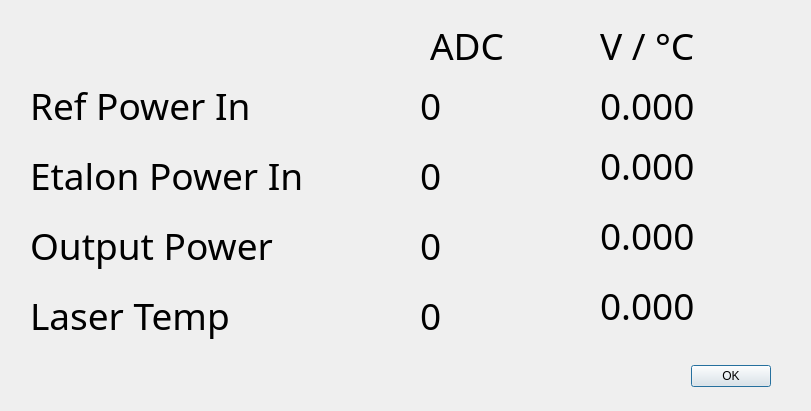
<?xml version="1.0" encoding="UTF-8"?>
<ui version="4.0">
 <class>Dialog</class>
 <widget class="QDialog" name="Dialog">
  <property name="geometry">
   <rect>
    <x>0</x>
    <y>0</y>
    <width>811</width>
    <height>411</height>
   </rect>
  </property>
  <property name="windowTitle">
   <string>Etalon Alignment</string>
  </property>
  <widget class="QDialogButtonBox" name="buttonBox">
   <property name="geometry">
    <rect>
     <x>430</x>
     <y>360</y>
     <width>341</width>
     <height>32</height>
    </rect>
   </property>
   <property name="orientation">
    <enum>Qt::Horizontal</enum>
   </property>
   <property name="standardButtons">
    <set>QDialogButtonBox::Ok</set>
   </property>
  </widget>
  <widget class="QLabel" name="label">
   <property name="geometry">
    <rect>
     <x>30</x>
     <y>80</y>
     <width>281</width>
     <height>51</height>
    </rect>
   </property>
   <property name="font">
    <font>
     <family>Arial Black</family>
     <pointsize>28</pointsize>
     <weight>50</weight>
     <italic>false</italic>
     <bold>false</bold>
    </font>
   </property>
   <property name="text">
    <string>Ref Power In</string>
   </property>
  </widget>
  <widget class="QLabel" name="label_2">
   <property name="geometry">
    <rect>
     <x>30</x>
     <y>150</y>
     <width>331</width>
     <height>51</height>
    </rect>
   </property>
   <property name="font">
    <font>
     <family>Arial Black</family>
     <pointsize>28</pointsize>
     <weight>50</weight>
     <italic>false</italic>
     <bold>false</bold>
    </font>
   </property>
   <property name="text">
    <string>Etalon Power In</string>
   </property>
  </widget>
  <widget class="QLabel" name="label_3">
   <property name="geometry">
    <rect>
     <x>30</x>
     <y>290</y>
     <width>331</width>
     <height>51</height>
    </rect>
   </property>
   <property name="font">
    <font>
     <family>Arial Black</family>
     <pointsize>28</pointsize>
     <weight>50</weight>
     <italic>false</italic>
     <bold>false</bold>
    </font>
   </property>
   <property name="text">
    <string>Laser Temp</string>
   </property>
  </widget>
  <widget class="QLabel" name="label_4">
   <property name="geometry">
    <rect>
     <x>30</x>
     <y>220</y>
     <width>331</width>
     <height>51</height>
    </rect>
   </property>
   <property name="font">
    <font>
     <family>Arial Black</family>
     <pointsize>28</pointsize>
     <weight>50</weight>
     <italic>false</italic>
     <bold>false</bold>
    </font>
   </property>
   <property name="text">
    <string>Output Power</string>
   </property>
  </widget>
  <widget class="QLabel" name="reference_power_in_adc">
   <property name="geometry">
    <rect>
     <x>420</x>
     <y>80</y>
     <width>131</width>
     <height>51</height>
    </rect>
   </property>
   <property name="font">
    <font>
     <family>Arial Black</family>
     <pointsize>28</pointsize>
     <weight>50</weight>
     <italic>false</italic>
     <bold>false</bold>
    </font>
   </property>
   <property name="text">
    <string>0</string>
   </property>
  </widget>
  <widget class="QLabel" name="laser_temp_adc">
   <property name="geometry">
    <rect>
     <x>420</x>
     <y>290</y>
     <width>131</width>
     <height>51</height>
    </rect>
   </property>
   <property name="font">
    <font>
     <family>Arial Black</family>
     <pointsize>28</pointsize>
     <weight>50</weight>
     <italic>false</italic>
     <bold>false</bold>
    </font>
   </property>
   <property name="text">
    <string>0</string>
   </property>
  </widget>
  <widget class="QLabel" name="output_power_adc">
   <property name="geometry">
    <rect>
     <x>420</x>
     <y>220</y>
     <width>131</width>
     <height>51</height>
    </rect>
   </property>
   <property name="font">
    <font>
     <family>Arial Black</family>
     <pointsize>28</pointsize>
     <weight>50</weight>
     <italic>false</italic>
     <bold>false</bold>
    </font>
   </property>
   <property name="text">
    <string>0</string>
   </property>
  </widget>
  <widget class="QLabel" name="etalon_power_in_adc">
   <property name="geometry">
    <rect>
     <x>420</x>
     <y>150</y>
     <width>131</width>
     <height>51</height>
    </rect>
   </property>
   <property name="font">
    <font>
     <family>Arial Black</family>
     <pointsize>28</pointsize>
     <weight>50</weight>
     <italic>false</italic>
     <bold>false</bold>
    </font>
   </property>
   <property name="text">
    <string>0</string>
   </property>
  </widget>
  <widget class="QLabel" name="label_5">
   <property name="geometry">
    <rect>
     <x>430</x>
     <y>20</y>
     <width>131</width>
     <height>51</height>
    </rect>
   </property>
   <property name="font">
    <font>
     <family>Arial Black</family>
     <pointsize>28</pointsize>
     <weight>50</weight>
     <italic>false</italic>
     <bold>false</bold>
    </font>
   </property>
   <property name="text">
    <string>ADC</string>
   </property>
  </widget>
  <widget class="QLabel" name="reference_power_in">
   <property name="geometry">
    <rect>
     <x>600</x>
     <y>80</y>
     <width>191</width>
     <height>51</height>
    </rect>
   </property>
   <property name="font">
    <font>
     <family>Arial Black</family>
     <pointsize>28</pointsize>
     <weight>50</weight>
     <italic>false</italic>
     <bold>false</bold>
    </font>
   </property>
   <property name="text">
    <string>0.000</string>
   </property>
  </widget>
  <widget class="QLabel" name="reference_power_in_3">
   <property name="geometry">
    <rect>
     <x>600</x>
     <y>20</y>
     <width>191</width>
     <height>51</height>
    </rect>
   </property>
   <property name="font">
    <font>
     <family>Arial Black</family>
     <pointsize>28</pointsize>
     <weight>50</weight>
     <italic>false</italic>
     <bold>false</bold>
    </font>
   </property>
   <property name="text">
    <string>V / °C</string>
   </property>
  </widget>
  <widget class="QLabel" name="etalon_power_in">
   <property name="geometry">
    <rect>
     <x>600</x>
     <y>140</y>
     <width>191</width>
     <height>51</height>
    </rect>
   </property>
   <property name="font">
    <font>
     <family>Arial Black</family>
     <pointsize>28</pointsize>
     <weight>50</weight>
     <italic>false</italic>
     <bold>false</bold>
    </font>
   </property>
   <property name="text">
    <string>0.000</string>
   </property>
  </widget>
  <widget class="QLabel" name="output_power">
   <property name="geometry">
    <rect>
     <x>600</x>
     <y>210</y>
     <width>191</width>
     <height>51</height>
    </rect>
   </property>
   <property name="font">
    <font>
     <family>Arial Black</family>
     <pointsize>28</pointsize>
     <weight>50</weight>
     <italic>false</italic>
     <bold>false</bold>
    </font>
   </property>
   <property name="text">
    <string>0.000</string>
   </property>
  </widget>
  <widget class="QLabel" name="laser_temp">
   <property name="geometry">
    <rect>
     <x>600</x>
     <y>280</y>
     <width>191</width>
     <height>51</height>
    </rect>
   </property>
   <property name="font">
    <font>
     <family>Arial Black</family>
     <pointsize>28</pointsize>
     <weight>50</weight>
     <italic>false</italic>
     <bold>false</bold>
    </font>
   </property>
   <property name="text">
    <string>0.000</string>
   </property>
  </widget>
 </widget>
 <resources/>
 <connections>
  <connection>
   <sender>buttonBox</sender>
   <signal>accepted()</signal>
   <receiver>Dialog</receiver>
   <slot>accept()</slot>
   <hints>
    <hint type="sourcelabel">
     <x>488</x>
     <y>324</y>
    </hint>
    <hint type="destinationlabel">
     <x>157</x>
     <y>274</y>
    </hint>
   </hints>
  </connection>
  <connection>
   <sender>buttonBox</sender>
   <signal>rejected()</signal>
   <receiver>Dialog</receiver>
   <slot>reject()</slot>
   <hints>
    <hint type="sourcelabel">
     <x>556</x>
     <y>330</y>
    </hint>
    <hint type="destinationlabel">
     <x>286</x>
     <y>274</y>
    </hint>
   </hints>
  </connection>
 </connections>
</ui>
